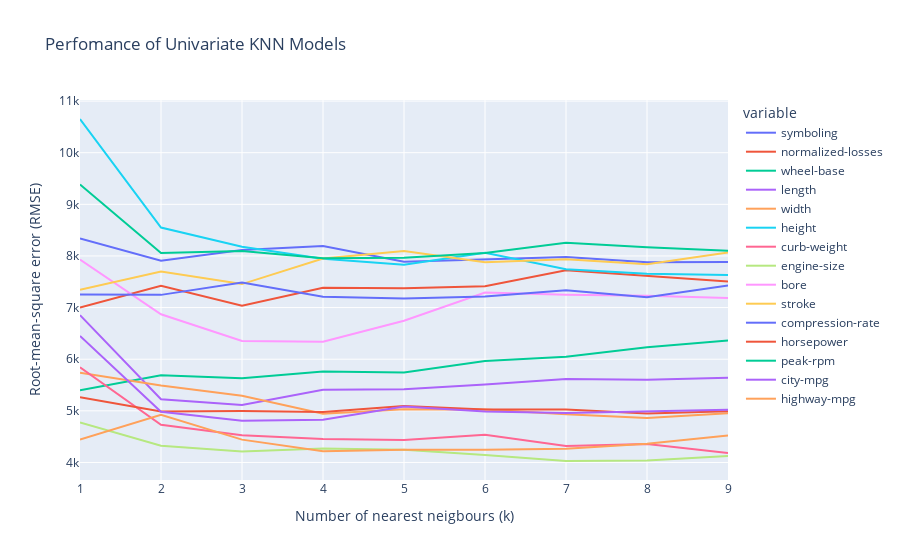

Source (notebook cell):
### Markdown cell above
## Univariate K-Nearest Neighbours Model
### Holdout validation
Before training more complex multivariate models, __we will start with a simple univariate model__ to structure the code workflow and better understand the features. Therefore, we will create a function `knn_train_test()` that will encapsulate the training and simple validation process. This function will have four parameters – training column name, target column name, the dataframe object, and a number of the nearest neighbours to consider. We will use this function to train and test univariate models using various numeric columns and the number of nearest neighbours. __To make the performance of different univariate models comparable, the function will return the root-mean-square error (RMSE).__

In this part of the project, we will split the dataset into two equal parts for training and testing. __5-fold cross-validation will be performed in the second part of the project__.

### Code cell
from sklearn.neighbors import KNeighborsRegressor
from sklearn.metrics import mean_squared_error
from sklearn.utils import shuffle

def knn_train_test(train_col, target_col, df_original, k):
    knn = KNeighborsRegressor(n_neighbors = k)
    np.random.seed(1)
    
    df = df_original.copy()
        
    # shuffle rows in the dataframe
    df = shuffle(df)
    
    # divide number of rows in half and round
    last_train_row = int(len(df) / 2)
    train_df = df.iloc[:last_train_row]
    test_df = df.iloc[last_train_row:]
    # list-like object, containing a column of interest from training set
    train_features = train_df[[train_col]]
    # list-like object, containing just the target `price` column
    train_target = train_df[target_col]
    # feed data into the model
    knn.fit(train_features, train_target)
    # make predictions
    predictions = knn.predict(test_df[[train_col]])
    
    return (mean_squared_error(test_df[target_col],predictions)) ** .5

# create an empty dictionary to save RMSE values for each variable
rmse_results = {}

# train and test model on each variable with varying number of k 
for col in numeric_cols:
    rmses = []
    for k in range(1,10):
        rmse = knn_train_test(col, 'price', normalised_cars, k)
        rmses.append(rmse)
    rmse_results[col] = rmses

err_metrics = pd.DataFrame(data=rmse_results)
err_metrics['k'] = list(range(1,10))

# generate a graph to display RMSE values for each variable
fig = px.line(err_metrics, x='k', y=err_metrics.columns,
             labels = {'k':'Number of nearest neigbours (k)',
                       'value':'Root-mean-square error (RMSE)'},
             title = 'Perfomance of Univariate KNN Models')

fig.update_layout(yaxis_tickformat = '')
fig.show()

### Figure 1 — Plotly figure (JSON) as saved in the notebook; plotly's stock layout.template omitted (floating-point values rounded to 4 significant figures)
{"data": [{"hovertemplate": "variable=symboling<br>Number of nearest neigbours (k)=%{x}<br>Root-mean-square error (RMSE)=%{y}<extra></extra>", "legendgroup": "symboling", "line": {"color": "#636efa", "dash": "solid"}, "mode": "lines", "name": "symboling", "orientation": "v", "showlegend": true, "type": "scatter", "x": [1, 2, 3, 4, 5, 6, 7, 8, 9], "xaxis": "x", "y": [8338.0, 7909.0, 8115.0, 8192.0, 7887.0, 7933.0, 7980.0, 7877.0, 7884.0], "yaxis": "y"}, {"hovertemplate": "variable=normalized-losses<br>Number of nearest neigbours (k)=%{x}<br>Root-mean-square error (RMSE)=%{y}<extra></extra>", "legendgroup": "normalized-losses", "line": {"color": "#EF553B", "dash": "solid"}, "mode": "lines", "name": "normalized-losses", "orientation": "v", "showlegend": true, "type": "scatter", "x": [1, 2, 3, 4, 5, 6, 7, 8, 9], "xaxis": "x", "y": [6999.0, 7423.0, 7038.0, 7383.0, 7375.0, 7414.0, 7723.0, 7616.0, 7508.0], "yaxis": "y"}, {"hovertemplate": "variable=wheel-base<br>Number of nearest neigbours (k)=%{x}<br>Root-mean-square error (RMSE)=%{y}<extra></extra>", "legendgroup": "wheel-base", "line": {"color": "#00cc96", "dash": "solid"}, "mode": "lines", "name": "wheel-base", "orientation": "v", "showlegend": true, "type": "scatter", "x": [1, 2, 3, 4, 5, 6, 7, 8, 9], "xaxis": "x", "y": [5401.0, 5688.0, 5630.0, 5761.0, 5744.0, 5966.0, 6049.0, 6232.0, 6361.0], "yaxis": "y"}, {"hovertemplate": "variable=length<br>Number of nearest neigbours (k)=%{x}<br>Root-mean-square error (RMSE)=%{y}<extra></extra>", "legendgroup": "length", "line": {"color": "#ab63fa", "dash": "solid"}, "mode": "lines", "name": "length", "orientation": "v", "showlegend": true, "type": "scatter", "x": [1, 2, 3, 4, 5, 6, 7, 8, 9], "xaxis": "x", "y": [6854.0, 5226.0, 5113.0, 5406.0, 5419.0, 5510.0, 5618.0, 5605.0, 5641.0], "yaxis": "y"}, {"hovertemplate": "variable=width<br>Number of nearest neigbours (k)=%{x}<br>Root-mean-square error (RMSE)=%{y}<extra></extra>", "legendgroup": "width", "line": {"color": "#FFA15A", "dash": "solid"}, "mode": "lines", "name": "width", "orientation": "v", "showlegend": true, "type": "scatter", "x": [1, 2, 3, 4, 5, 6, 7, 8, 9], "xaxis": "x", "y": [5739.0, 5490.0, 5292.0, 4943.0, 5030.0, 5026.0, 4934.0, 4859.0, 4952.0], "yaxis": "y"}, {"hovertemplate": "variable=height<br>Number of nearest neigbours (k)=%{x}<br>Root-mean-square error (RMSE)=%{y}<extra></extra>", "legendgroup": "height", "line": {"color": "#19d3f3", "dash": "solid"}, "mode": "lines", "name": "height", "orientation": "v", "showlegend": true, "type": "scatter", "x": [1, 2, 3, 4, 5, 6, 7, 8, 9], "xaxis": "x", "y": [10650.0, 8550.0, 8177.0, 7947.0, 7832.0, 8061.0, 7744.0, 7656.0, 7633.0], "yaxis": "y"}, {"hovertemplate": "variable=curb-weight<br>Number of nearest neigbours (k)=%{x}<br>Root-mean-square error (RMSE)=%{y}<extra></extra>", "legendgroup": "curb-weight", "line": {"color": "#FF6692", "dash": "solid"}, "mode": "lines", "name": "curb-weight", "orientation": "v", "showlegend": true, "type": "scatter", "x": [1, 2, 3, 4, 5, 6, 7, 8, 9], "xaxis": "x", "y": [5842.0, 4731.0, 4528.0, 4453.0, 4437.0, 4537.0, 4320.0, 4357.0, 4181.0], "yaxis": "y"}, {"hovertemplate": "variable=engine-size<br>Number of nearest neigbours (k)=%{x}<br>Root-mean-square error (RMSE)=%{y}<extra></extra>", "legendgroup": "engine-size", "line": {"color": "#B6E880", "dash": "solid"}, "mode": "lines", "name": "engine-size", "orientation": "v", "showlegend": true, "type": "scatter", "x": [1, 2, 3, 4, 5, 6, 7, 8, 9], "xaxis": "x", "y": [4776.0, 4325.0, 4211.0, 4269.0, 4244.0, 4145.0, 4028.0, 4039.0, 4125.0], "yaxis": "y"}, {"hovertemplate": "variable=bore<br>Number of nearest neigbours (k)=%{x}<br>Root-mean-square error (RMSE)=%{y}<extra></extra>", "legendgroup": "bore", "line": {"color": "#FF97FF", "dash": "solid"}, "mode": "lines", "name": "bore", "orientation": "v", "showlegend": true, "type": "scatter", "x": [1, 2, 3, 4, 5, 6, 7, 8, 9], "xaxis": "x", "y": [7931.0, 6870.0, 6354.0, 6337.0, 6746.0, 7292.0, 7247.0, 7229.0, 7184.0], "yaxis": "y"}, {"hovertemplate": "variable=stroke<br>Number of nearest neigbours (k)=%{x}<br>Root-mean-square error (RMSE)=%{y}<extra></extra>", "legendgroup": "stroke", "line": {"color": "#FECB52", "dash": "solid"}, "mode": "lines", "name": "stroke", "orientation": "v", "showlegend": true, "type": "scatter", "x": [1, 2, 3, 4, 5, 6, 7, 8, 9], "xaxis": "x", "y": [7345.0, 7698.0, 7455.0, 7950.0, 8097.0, 7877.0, 7935.0, 7841.0, 8067.0], "yaxis": "y"}, {"hovertemplate": "variable=compression-rate<br>Number of nearest neigbours (k)=%{x}<br>Root-mean-square error (RMSE)=%{y}<extra></extra>", "legendgroup": "compression-rate", "line": {"color": "#636efa", "dash": "solid"}, "mode": "lines", "name": "compression-rate", "orientation": "v", "showlegend": true, "type": "scatter", "x": [1, 2, 3, 4, 5, 6, 7, 8, 9], "xaxis": "x", "y": [7256.0, 7246.0, 7485.0, 7208.0, 7177.0, 7216.0, 7334.0, 7201.0, 7427.0], "yaxis": "y"}, {"hovertemplate": "variable=horsepower<br>Number of nearest neigbours (k)=%{x}<br>Root-mean-square error (RMSE)=%{y}<extra></extra>", "legendgroup": "horsepower", "line": {"color": "#EF553B", "dash": "solid"}, "mode": "lines", "name": "horsepower", "orientation": "v", "showlegend": true, "type": "scatter", "x": [1, 2, 3, 4, 5, 6, 7, 8, 9], "xaxis": "x", "y": [5261.0, 4985.0, 4995.0, 4976.0, 5092.0, 5026.0, 5025.0, 4948.0, 4990.0], "yaxis": "y"}, {"hovertemplate": "variable=peak-rpm<br>Number of nearest neigbours (k)=%{x}<br>Root-mean-square error (RMSE)=%{y}<extra></extra>", "legendgroup": "peak-rpm", "line": {"color": "#00cc96", "dash": "solid"}, "mode": "lines", "name": "peak-rpm", "orientation": "v", "showlegend": true, "type": "scatter", "x": [1, 2, 3, 4, 5, 6, 7, 8, 9], "xaxis": "x", "y": [9386.0, 8060.0, 8096.0, 7955.0, 7966.0, 8060.0, 8257.0, 8167.0, 8102.0], "yaxis": "y"}, {"hovertemplate": "variable=city-mpg<br>Number of nearest neigbours (k)=%{x}<br>Root-mean-square error (RMSE)=%{y}<extra></extra>", "legendgroup": "city-mpg", "line": {"color": "#ab63fa", "dash": "solid"}, "mode": "lines", "name": "city-mpg", "orientation": "v", "showlegend": true, "type": "scatter", "x": [1, 2, 3, 4, 5, 6, 7, 8, 9], "xaxis": "x", "y": [6450.0, 4980.0, 4809.0, 4827.0, 5085.0, 4987.0, 4958.0, 4990.0, 5022.0], "yaxis": "y"}, {"hovertemplate": "variable=highway-mpg<br>Number of nearest neigbours (k)=%{x}<br>Root-mean-square error (RMSE)=%{y}<extra></extra>", "legendgroup": "highway-mpg", "line": {"color": "#FFA15A", "dash": "solid"}, "mode": "lines", "name": "highway-mpg", "orientation": "v", "showlegend": true, "type": "scatter", "x": [1, 2, 3, 4, 5, 6, 7, 8, 9], "xaxis": "x", "y": [4445.0, 4921.0, 4442.0, 4216.0, 4246.0, 4246.0, 4266.0, 4360.0, 4523.0], "yaxis": "y"}], "layout": {"legend": {"title": {"text": "variable"}, "tracegroupgap": 0}, "title": {"text": "Perfomance of Univariate KNN Models"}, "xaxis": {"anchor": "y", "domain": [0, 1], "title": {"text": "Number of nearest neigbours (k)"}}, "yaxis": {"anchor": "x", "domain": [0, 1], "tickformat": "", "title": {"text": "Root-mean-square error (RMSE)"}}}}
